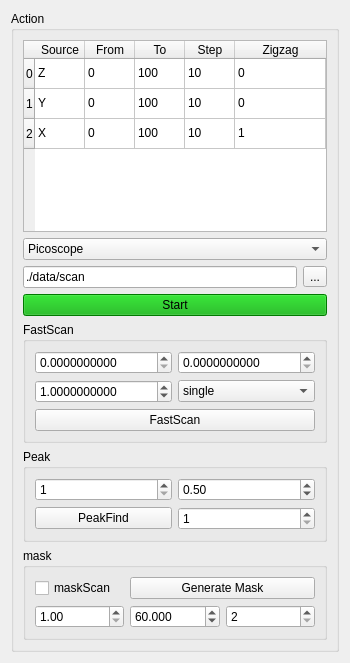
       <widget class="QWidget" name="StepScan">
        <attribute name="title">
         <string>scan3D</string>
        </attribute>
        <layout class="QHBoxLayout" name="horizontalLayout">
         <item>
          <widget class="QGroupBox" name="groupBox_3">
           <property name="title">
            <string>Action</string>
           </property>
           <layout class="QVBoxLayout" name="verticalLayout_2">
            <item>
             <widget class="QTableWidget" name="scan3D_config">
              <property name="verticalScrollBarPolicy">
               <enum>Qt::ScrollBarAsNeeded</enum>
              </property>
              <property name="horizontalScrollBarPolicy">
               <enum>Qt::ScrollBarAsNeeded</enum>
              </property>
              <property name="autoScroll">
               <bool>true</bool>
              </property>
              <attribute name="horizontalHeaderDefaultSectionSize">
               <number>50</number>
              </attribute>
              <attribute name="horizontalHeaderHighlightSections">
               <bool>true</bool>
              </attribute>
              <attribute name="horizontalHeaderMinimumSectionSize">
               <number>10</number>
              </attribute>
              <attribute name="horizontalHeaderStretchLastSection">
               <bool>true</bool>
              </attribute>
              <attribute name="verticalHeaderDefaultSectionSize">
               <number>30</number>
              </attribute>
              <attribute name="verticalHeaderStretchLastSection">
               <bool>false</bool>
              </attribute>
              <row>
               <property name="text">
                <string>0</string>
               </property>
              </row>
              <row>
               <property name="text">
                <string>1</string>
               </property>
              </row>
              <row>
               <property name="text">
                <string>2</string>
               </property>
              </row>
              <column>
               <property name="text">
                <string>Source</string>
               </property>
              </column>
              <column>
               <property name="text">
                <string>From</string>
               </property>
              </column>
              <column>
               <property name="text">
                <string>To</string>
               </property>
              </column>
              <column>
               <property name="text">
                <string>Step</string>
               </property>
              </column>
              <column>
               <property name="text">
                <string>Zigzag</string>
               </property>
              </column>
              <item row="0" column="0">
               <property name="text">
                <string>Z</string>
               </property>
              </item>
              <item row="0" column="1">
               <property name="text">
                <string>0</string>
               </property>
              </item>
              <item row="0" column="2">
               <property name="text">
                <string>100</string>
               </property>
              </item>
              <item row="0" column="3">
               <property name="text">
                <string>10</string>
               </property>
              </item>
              <item row="0" column="4">
               <property name="text">
                <string>0</string>
               </property>
              </item>
              <item row="1" column="0">
               <property name="text">
                <string>Y</string>
               </property>
              </item>
              <item row="1" column="1">
               <property name="text">
                <string>0</string>
               </property>
              </item>
              <item row="1" column="2">
               <property name="text">
                <string>100</string>
               </property>
              </item>
              <item row="1" column="3">
               <property name="text">
                <string>10</string>
               </property>
              </item>
              <item row="1" column="4">
               <property name="text">
                <string>0</string>
               </property>
              </item>
              <item row="2" column="0">
               <property name="text">
                <string>X</string>
               </property>
              </item>
              <item row="2" column="1">
               <property name="text">
                <string>0</string>
               </property>
              </item>
              <item row="2" column="2">
               <property name="text">
                <string>100</string>
               </property>
              </item>
              <item row="2" column="3">
               <property name="text">
                <string>10</string>
               </property>
              </item>
              <item row="2" column="4">
               <property name="text">
                <string>1</string>
               </property>
              </item>
             </widget>
            </item>
            <item>
             <widget class="QComboBox" name="readoutSources">
              <item>
               <property name="text">
                <string>Picoscope</string>
               </property>
              </item>
              <item>
               <property name="text">
                <string>AndorCamera</string>
               </property>
              </item>
              <item>
               <property name="text">
                <string>Powermeter</string>
               </property>
              </item>
              <item>
               <property name="text">
                <string>DAQmx</string>
               </property>
              </item>
             </widget>
            </item>
            <item>
             <layout class="QHBoxLayout" name="horizontalLayout_4">
              <item>
               <widget class="QLineEdit" name="scan3D_path">
                <property name="text">
                 <string>./data/scan</string>
                </property>
               </widget>
              </item>
              <item>
               <widget class="QToolButton" name="scan3D_path_dialog">
                <property name="text">
                 <string>...</string>
                </property>
               </widget>
              </item>
             </layout>
            </item>
            <item>
             <widget class="QPushButton" name="start3DScan">
              <property name="styleSheet">
               <string notr="true">background-color: rgb(0, 170, 0);</string>
              </property>
              <property name="text">
               <string>Start</string>
              </property>
              <property name="checkable">
               <bool>true</bool>
              </property>
             </widget>
            </item>
            <item>
             <widget class="QGroupBox" name="groupBox">
              <property name="title">
               <string>FastScan</string>
              </property>
              <layout class="QGridLayout" name="gridLayout_30">
               <item row="0" column="0">
                <widget class="QDoubleSpinBox" name="fastScan_time_delay">
                 <property name="toolTip">
                  <string>delay</string>
                 </property>
                 <property name="decimals">
                  <number>10</number>
                 </property>
                 <property name="maximum">
                  <double>9999999999.000000000000000</double>
                 </property>
                 <property name="singleStep">
                  <double>1.000000000000000</double>
                 </property>
                </widget>
               </item>
               <item row="0" column="1">
                <widget class="QDoubleSpinBox" name="fastScan_time_cutoff">
                 <property name="toolTip">
                  <string>cutoff</string>
                 </property>
                 <property name="decimals">
                  <number>10</number>
                 </property>
                 <property name="maximum">
                  <double>9999999999.000000000000000</double>
                 </property>
                 <property name="singleStep">
                  <double>1.000000000000000</double>
                 </property>
                </widget>
               </item>
               <item row="1" column="0">
                <widget class="QDoubleSpinBox" name="fastScan_time_calibr">
                 <property name="toolTip">
                  <string>calibr</string>
                 </property>
                 <property name="decimals">
                  <number>10</number>
                 </property>
                 <property name="maximum">
                  <double>9999999999.000000000000000</double>
                 </property>
                 <property name="singleStep">
                  <double>1.000000000000000</double>
                 </property>
                 <property name="value">
                  <double>1.000000000000000</double>
                 </property>
                </widget>
               </item>
               <item row="1" column="1">
                <widget class="QComboBox" name="fastScan_pattern">
                 <item>
                  <property name="text">
                   <string>single</string>
                  </property>
                 </item>
                 <item>
                  <property name="text">
                   <string>Zigzag</string>
                  </property>
                 </item>
                </widget>
               </item>
               <item row="3" column="0" colspan="2">
                <widget class="QPushButton" name="fast3DScan">
                 <property name="text">
                  <string>FastScan</string>
                 </property>
                 <property name="checkable">
                  <bool>true</bool>
                 </property>
                </widget>
               </item>
              </layout>
             </widget>
            </item>
            <item>
             <widget class="QGroupBox" name="groupBox_16">
              <property name="title">
               <string>Peak</string>
              </property>
              <layout class="QGridLayout" name="gridLayout_31">
               <item row="0" column="0">
                <widget class="QSpinBox" name="scan3D_num_peaks">
                 <property name="toolTip">
                  <string>num_peaks</string>
                 </property>
                 <property name="minimum">
                  <number>1</number>
                 </property>
                 <property name="maximum">
                  <number>10</number>
                 </property>
                </widget>
               </item>
               <item row="1" column="0">
                <widget class="QPushButton" name="scan3D_peak_find">
                 <property name="text">
                  <string>PeakFind</string>
                 </property>
                </widget>
               </item>
               <item row="0" column="1">
                <widget class="QDoubleSpinBox" name="scan3D_threshold_rel">
                 <property name="toolTip">
                  <string>threshold_rel</string>
                 </property>
                 <property name="minimum">
                  <double>0.010000000000000</double>
                 </property>
                 <property name="value">
                  <double>0.500000000000000</double>
                 </property>
                </widget>
               </item>
               <item row="1" column="1">
                <widget class="QSpinBox" name="Scan3D_min_distance">
                 <property name="toolTip">
                  <string>min_distance</string>
                 </property>
                 <property name="minimum">
                  <number>1</number>
                 </property>
                 <property name="maximum">
                  <number>999</number>
                 </property>
                 <property name="value">
                  <number>1</number>
                 </property>
                </widget>
               </item>
              </layout>
             </widget>
            </item>
            <item>
             <widget class="QGroupBox" name="groupBox_17">
              <property name="title">
               <string>mask</string>
              </property>
              <layout class="QGridLayout" name="gridLayout_20">
               <item row="1" column="1">
                <widget class="QDoubleSpinBox" name="scan3D_maskThreshold">
                 <property name="toolTip">
                  <string>threshold</string>
                 </property>
                 <property name="decimals">
                  <number>3</number>
                 </property>
                 <property name="minimum">
                  <double>0.001000000000000</double>
                 </property>
                 <property name="maximum">
                  <double>99.998999999999995</double>
                 </property>
                 <property name="value">
                  <double>60.000000000000000</double>
                 </property>
                </widget>
               </item>
               <item row="0" column="0">
                <widget class="QCheckBox" name="scan3D_byMask">
                 <property name="text">
                  <string>maskScan</string>
                 </property>
                </widget>
               </item>
               <item row="1" column="2">
                <widget class="QSpinBox" name="scan3D_maskStep">
                 <property name="toolTip">
                  <string>skip by mask</string>
                 </property>
                 <property name="minimum">
                  <number>2</number>
                 </property>
                 <property name="maximum">
                  <number>1000</number>
                 </property>
                </widget>
               </item>
               <item row="0" column="1" colspan="2">
                <widget class="QPushButton" name="scan3D_generateMask">
                 <property name="text">
                  <string>Generate Mask</string>
                 </property>
                </widget>
               </item>
               <item row="1" column="0">
                <widget class="QDoubleSpinBox" name="scan3D_maskSigma">
                 <property name="toolTip">
                  <string>sigma</string>
                 </property>
                 <property name="readOnly">
                  <bool>false</bool>
                 </property>
                 <property name="showGroupSeparator" stdset="0">
                  <bool>false</bool>
                 </property>
                 <property name="minimum">
                  <double>1.000000000000000</double>
                 </property>
                 <property name="maximum">
                  <double>9999.000000000000000</double>
                 </property>
                </widget>
               </item>
              </layout>
             </widget>
            </item>
           </layout>
          </widget>
         </item>
        </layout>
       </widget>
